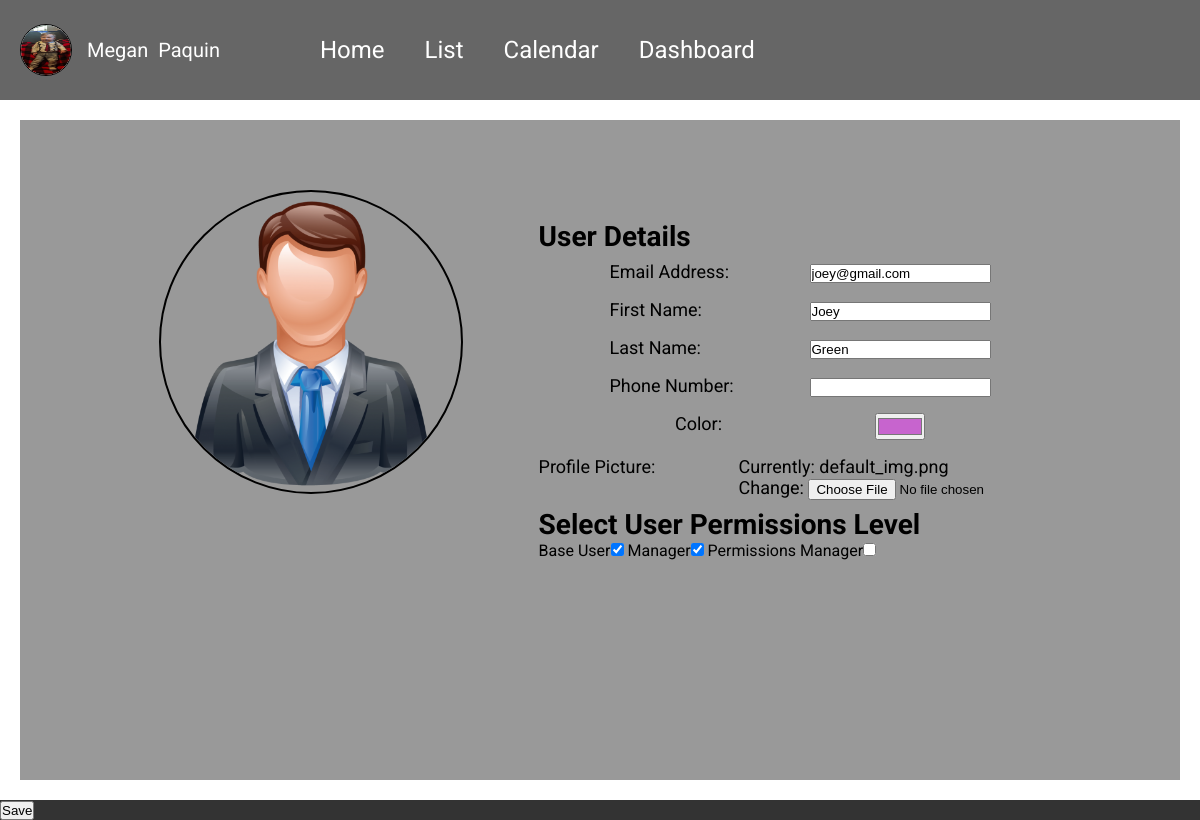
The page /accounts/permissions/3/edit (signed in) on the database as committed earlier.
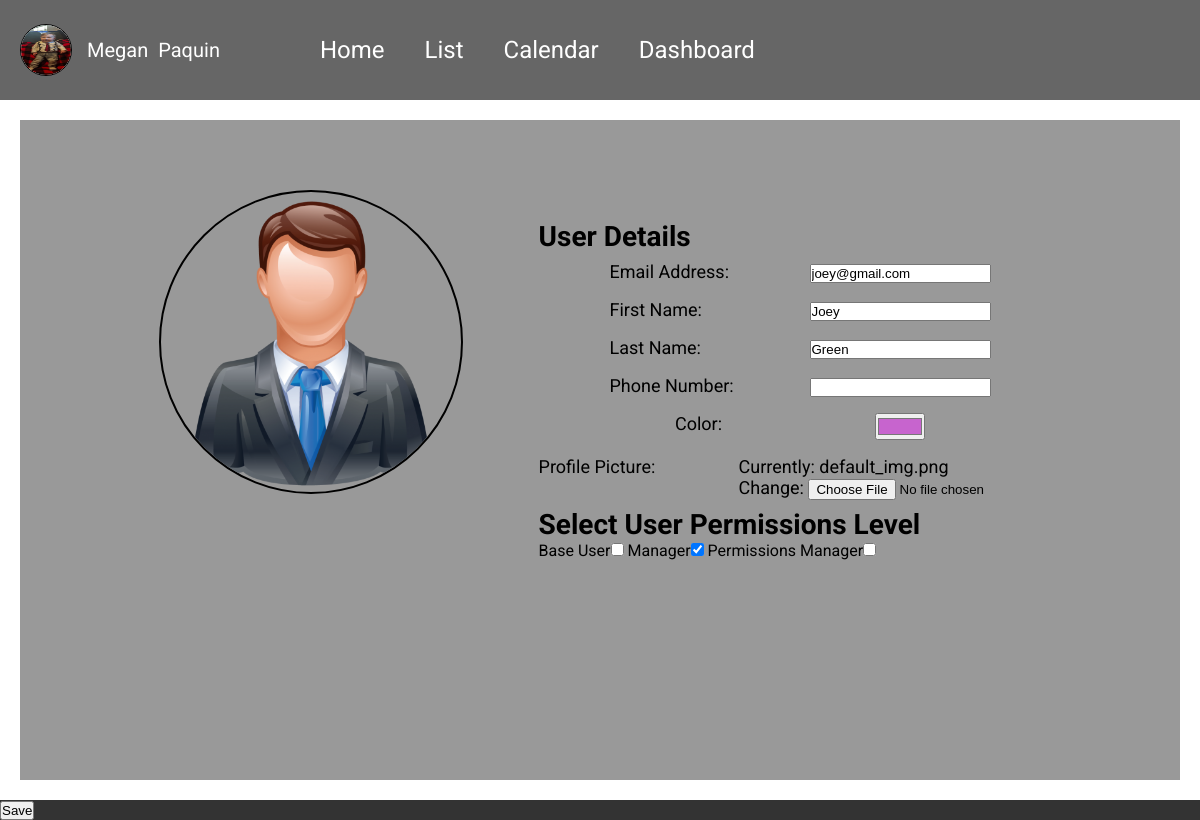
The same page on the database as committed later.
### accounts/models.py (models this page shows, shortened)
class CustomUser(AbstractBaseUser, PermissionsMixin):
    email = models.EmailField(_('email address'), unique=True)
    is_staff = models.BooleanField(default=False)
    is_active = models.BooleanField(default=True)
    date_joined = models.DateTimeField(default=timezone.now)
    USERNAME_FIELD = 'email'
    REQUIRED_FIELDS = []
    color = models.CharField(max_length=7, default="#FFFFFF")
    first_name = models.CharField(max_length=128)
    last_name = models.CharField(max_length=128)
    phone = models.CharField(max_length=9, null=True)
    image = models.ImageField(upload_to='images/', default='images/default_img.png')
    objects = CustomUserManager()

### accounts/views.py (the view)
# urls.py: path('permissions/<int:pk>/edit', PermissionChangeView.as_view(), name="permissions-edit"),
class PermissionChangeView(LoginRequiredMixin, UserPassesTestMixin, UpdateView):
    template_name = "accounts/permissions-edit.html"
    form_class = CustomUserChangeForm
    model = CustomUser
    success_url = reverse_lazy("permissions")
    def get_context_data(self, **kwargs):
        context = super().get_context_data(**kwargs)
        context['selected'] = CustomUser.objects.get(id=self.kwargs['pk'])
        return context
    def test_func(self):
        return self.request.user.is_superuser

### accounts/forms.py
class CustomUserChangeForm(UserChangeForm):
    class Meta:
        model = CustomUser
        fields = ('email', 'first_name', 'last_name', 'image', 'phone', 'color', 'is_active', 'is_superuser', 'is_staff')
        widgets = {
            'color': TextInput(attrs={'type': 'color'}),
        }

### templates/accounts/permissions-edit.html (shortened to what this page needs)
{% extends 'base.html' %}
{% load static %}
{% block links %}
<link rel="stylesheet" href="{% static 'css/change-user.css' %}">
{% endblock links %}
{% block contents %}
<form method="POST" enctype="multipart/form-data">
    <div class="user-info">
        <div class="profile-pic">
            <img src="{{ selected.image.url }}" alt="the user profile picture" class="change-user-profile-pic">
        </div>
        <div class="fields">
            <h3>User Details</h3>
            <div class="input-group">
                <label> Email Address:</label>
                <span>{{ form.email }}</span>
            </div>
            <div class="input-group">
                <label> First Name:</label>
                <span>{{ form.first_name }}</span>
            </div>
            <div class="input-group">
                <label> Last Name:</label>
                <span>{{ form.last_name }}</span>
            </div>
            <div class="input-group">
                <label> Phone Number:</label>
                <span>{{ form.phone }}</span>
            </div>
            <div class="input-group">
                <label> Color:</label>
                <span>{{ form.color }}</span>
            </div>
            <div class="input-group">
                <label> Profile Picture:</label>
                <span>{{ form.image }}</span>
            </div>
            <div class="permission">
                <h3>Select User Permissions Level</h3>
                <label>Base User</label><span>{{ form.is_active }}</span>
                <label>Manager</label><span>{{ form.is_staff }}</span>
                <label>Permissions Manager</label><span>{{ form.is_superuser }}</span>
            </div>
        </div>
    </div>
    <input type="submit" value="Save" class="btn-form">
</form>
{% endblock contents %}

Rows that differ between the two databases and show on the page:
changed CustomUser "joey@gmail.com": is_active "☑" → "☐"
